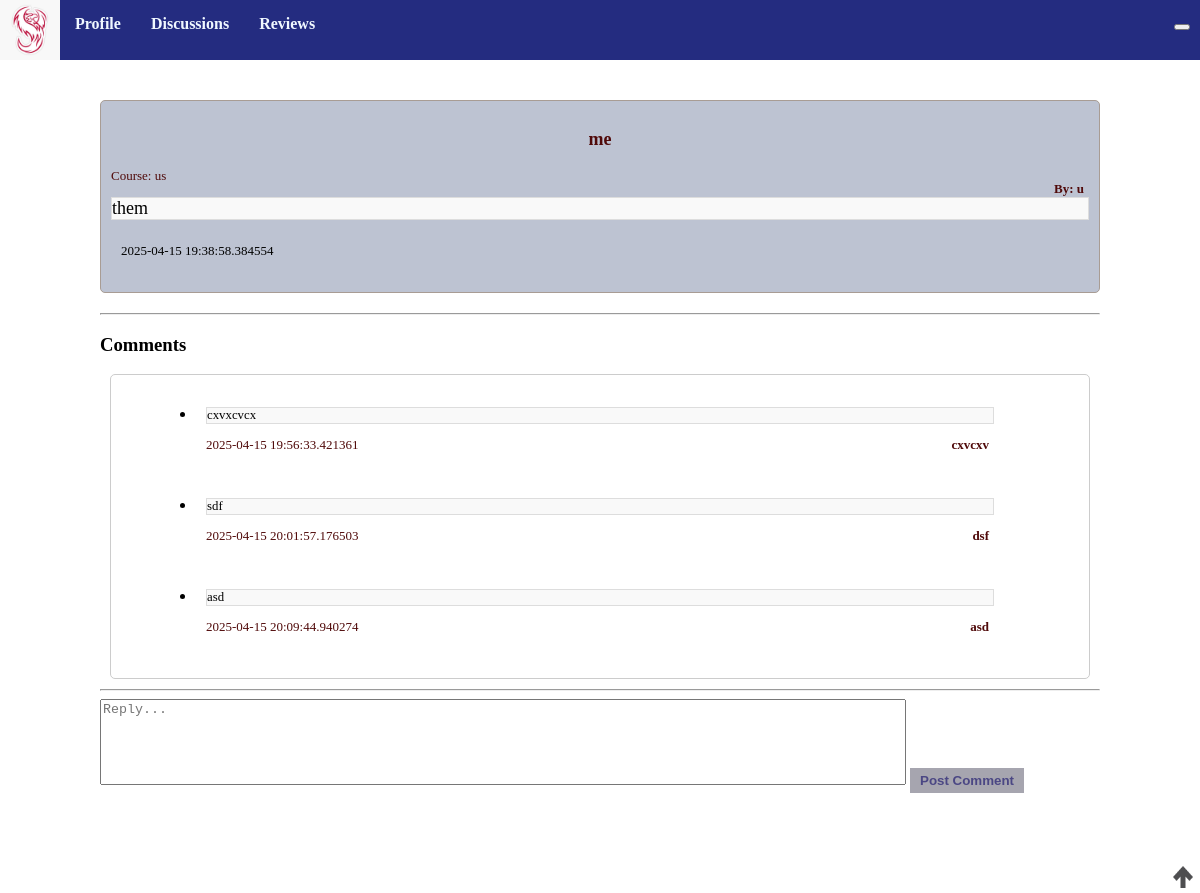
Page /discussion/1 on the earlier database version.
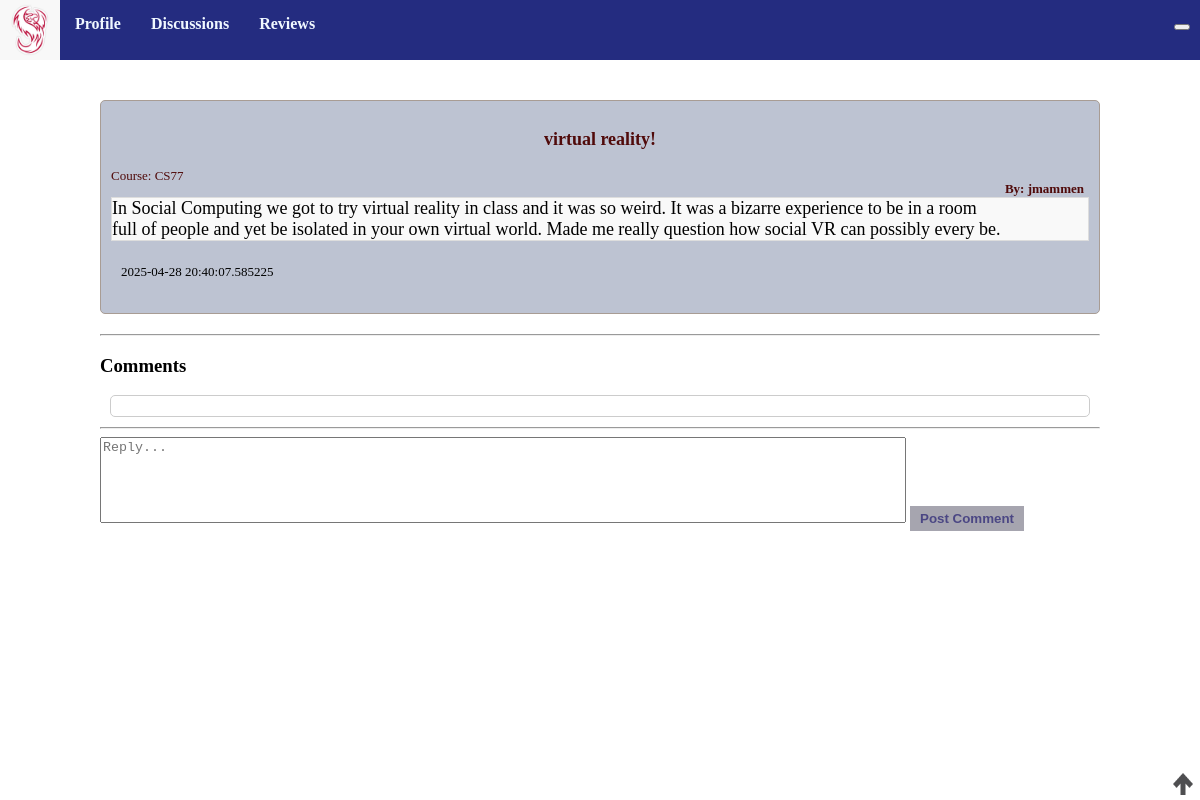
Same page on the later database version.
### models.py (models this page shows, shortened)
class Discussion(db.Model):
    id = db.Column(db.Integer, primary_key=True)
    title = db.Column(db.String(255), nullable=False)
    content = db.Column(db.Text, nullable=False)
    created_at = db.Column(db.DateTime, default=db.func.current_timestamp())
    course = db.Column(db.Text)
    author = db.Column(db.Text, nullable=False)
    comments = db.relationship('Comment', backref='discussion', cascade="all, delete-orphan", lazy=True)
    up_votes = db.Column(db.Integer, default = 0)
    def __repr__(self) -> str:
        string = f"ID: {self.id}, Title: {self.title}, Content: {self.content}, Created_At: {self.created_at}, Course: {self.course}, Author: {self.author}, Upvotes: {self.up_votes}"
        return string

class Comment(db.Model):
     id = db.Column(db.Integer, primary_key=True)
     discussion_id = db.Column(db.Integer, db.ForeignKey('discussion.id'))
     review_id = db.Column(db.Integer, db.ForeignKey('review.id'))
     content = db.Column(db.Text, nullable=False)
     created_at = db.Column(db.DateTime, default=db.func.current_timestamp())
     author = db.Column(db.Text, nullable=False)

### app.py (the view)
@app.route('/discussion/<int:discussion_id>')
def dis_posts(discussion_id):
    discussion = Discussion.query.get_or_404(discussion_id) # returns a 404 error if get fails
    print(discussion)
    return render_template('dis_posts.html', discussion=discussion) # return the discussion_post object

### templates/dis_posts.html (shortened to what this page needs)
{% extends "base.html" %}
{% block head %}
{{ super() }}
{% endblock %}
{%block content %}
<div class="specificpost">
    <div class="whereithappens">
        <div id="header">
            <p id="title">{{discussion.title}}</p>
            <p id="author">By: {{discussion.author}}</p>
            <p id="course">Course: {{discussion.course}}</p>
        </div>
        <p id="content">{{discussion.content}}</p>
        <div id="information">
            <div class="upvote-count">
                <img id="{{discussion.id}}" onclick="upvote(this)" src="{{url_for('static',
                    filename='upvote.png')}}" class="upvote" /><img />
            </div>
            <p id="created_at">{{discussion.created_at}}</p>
        </div>
    </div>
    <hr>
    <h3>Comments</h3>
    <ul class="list-group">
        {% for comment in discussion.comments %}
        <li class="list-group-item">
            <p id="comcont">{{ comment.content }}</p>
            <p id="comauth">{{ comment.author }}</p>
            <p id="comcrea">{{ comment.created_at }}</p>
        </li>
        {% endfor %}
    </ul>
    <hr>
    <form action="{{ url_for('discussion_comment', discussion_id=discussion.id) }}" method="post" class="mt-3">
        <textarea id="commentbox" name="comment" class="form-control mb-2" placeholder="Reply..." required></textarea>
        <button type="submit" class="btn btn-secondary">Post Comment</button>
    </form>
    {% endblock %}

Differences in the rows shown:
no longer on this page (row edited): Comment: content "cxvxcvcx", author "cxvcxv", created_at "2025-04-15 19:56:33.421361"
no longer on this page (row edited): Comment: content "sdf", author "dsf", created_at "2025-04-15 20:01:57.176503"
no longer on this page (row edited): Comment: content "asd", author "asd", created_at "2025-04-15 20:09:44.940274"
changed Discussion: title "me" → "virtual reality!"; author "u" → "jmammen"; course "us" → "CS77"; content "them" → "In Social Computing we got to try virtual reality in class and it was so weird. It was a bizarre experience to be in a room full of people and yet be isolated in your own virtual world. Made me really question how social VR can possibly every be."; created_at "2025-04-15 19:38:58.384554" → "2025-04-28 20:40:07.585225"
